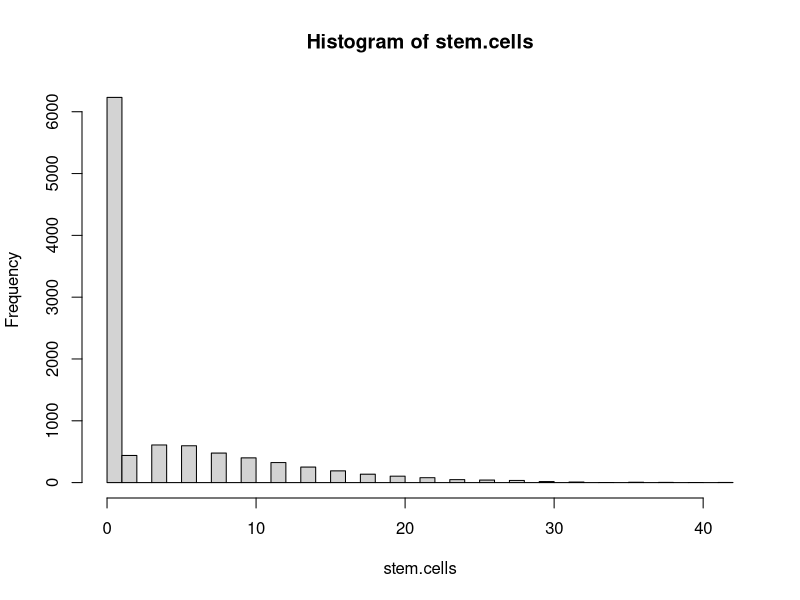

This chart was generated by the following R code:
#R Program to Monte Carlo stem cell proliferation model
stem.cells <- c(0)
n.trials <- 10000
n.gens <- 7
p.div <- 0.6
for (i.trial in 1:n.trials) {   # Loop over Monte Carlo Trials  
  n.stem.curr <- 1
  n.stem.next <- 0
  for (i.gen in 1:n.gens) {     # Loop over generations
   for (i.cell in 1:n.stem.curr) {
 	if (p.div > runif(1)) {
 	 n.stem.next <- n.stem.next+2
 	}
    } 
    n.stem.curr <- n.stem.next
    n.stem.next <- 0
    if (n.stem.curr==0) {
      break
    }
  }
  stem.cells[i.trial] <- n.stem.curr
}
hist(stem.cells, breaks=50)
output<-sprintf("Mean # cells at %3d gens=%7.2f\n",n.gens, mean(stem.cells))
cat(output)
